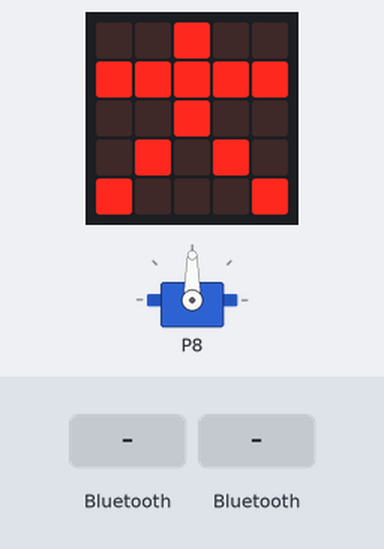
The program below on a simulated Calliope mini (MakeCode). Parts: the board's 5×5 LED display, servo. The test bench sets the inputs (shaded band). What the program prints to the serial console is not drawn.

Above: at 1.8 s.
1.9 s: "Blau" arrives over Bluetooth UART
At 4.2 s:
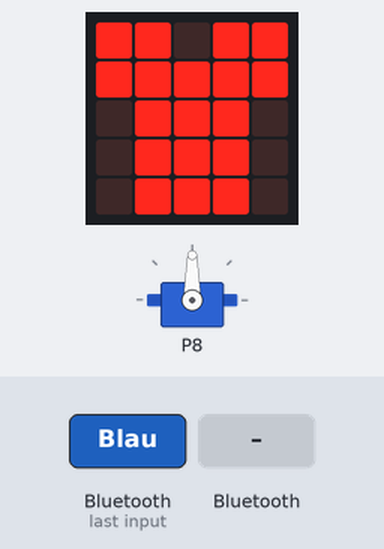
4.9 s: "Gruen" arrives over Bluetooth UART
At 7.6 s:
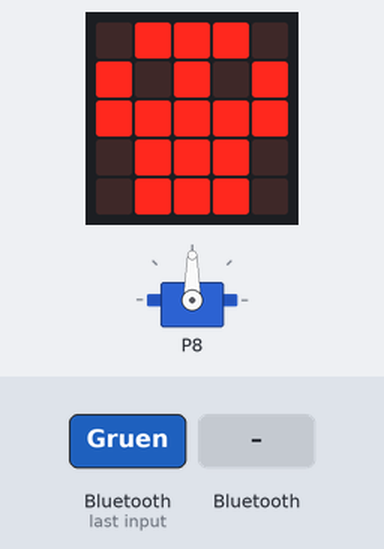
7.9 s: a phone connects over Bluetooth
At 8.7 s:
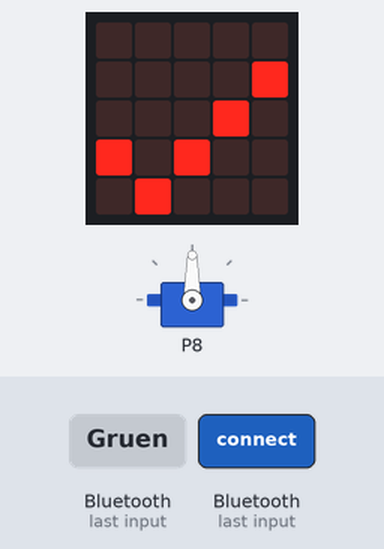
9.4 s: a phone disconnects over Bluetooth
At 9.9 s:
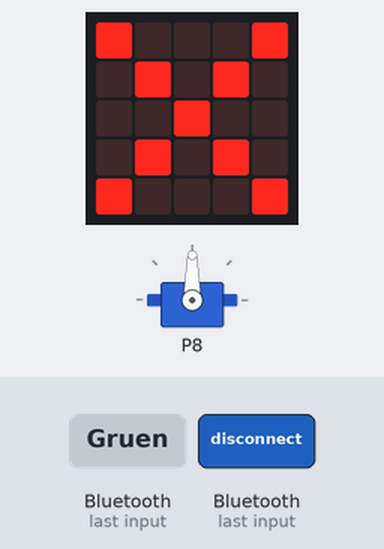
10.9 s: "Bg" arrives over Bluetooth UART
At 12.2 s:
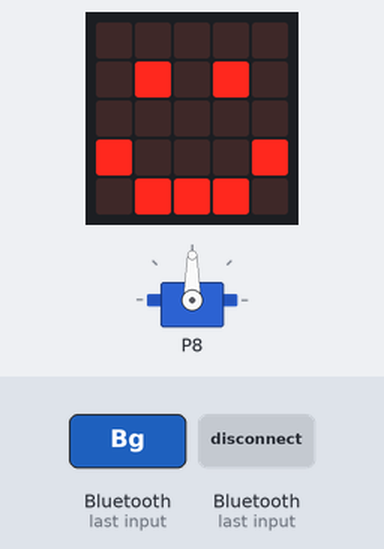
Timing chart, 0 to 13.4 s (numbered marks = the images above; inputs shaded):
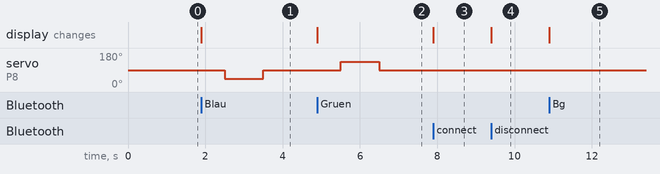

Measured:
- after the input at 1.9 s, servo on P8: 90° → 45° after 0.60 s, → 90° 1.0 s later; the display: changes at once (image 1)
- after the input at 4.9 s, servo on P8: 90° → 135° after 0.60 s, → 90° 1.0 s later; the display: changes at once (image 2)
- after the input at 7.9 s, the display: changes at once (image 3)
- after the input at 9.4 s, the display: changes at once (image 4)
- after the input at 10.9 s, the display: changes at once (image 5)

The program:

main.ts
```typescript
// Bluetooth-Status
bluetooth.onBluetoothConnected(function () {
    basic.showIcon(IconNames.Yes)
})
bluetooth.onBluetoothDisconnected(function () {
    basic.showIcon(IconNames.No)
})
// UART-Empfang und Motorsteuerung
bluetooth.onUartDataReceived(serial.delimiters(Delimiters.NewLine), function () {
    receivedString = bluetooth.uartReadUntil(serial.delimiters(Delimiters.NewLine))
    if (receivedString == "Blau") {
        basic.showIcon(IconNames.TShirt)
        // nach links kippen
        pins.servoWritePin(AnalogPin.C8, 45)
        basic.pause(1000)
        // zurück in die Mitte
        pins.servoWritePin(AnalogPin.C8, 90)
    }
    if (receivedString == "Gruen") {
        // falls du "weiß" sendest, entsprechend anpassen
        basic.showIcon(IconNames.Skull)
        // nach rechts kippen
        pins.servoWritePin(AnalogPin.C8, 135)
        basic.pause(1000)
        // zurück in die Mitte
        pins.servoWritePin(AnalogPin.C8, 90)
    }
    if (receivedString == "Bg") {
        // Hintergrund detektiert
        basic.showIcon(IconNames.Happy)
        // zurück zur Ausgangsposition
        pins.servoWritePin(AnalogPin.C8, 90)
    }
})
let receivedString = ""
// Initialisierung
bluetooth.startUartService()
bluetooth.uartWriteString("ready")
basic.showIcon(IconNames.StickFigure)
// Servo in Grundstellung
pins.servoWritePin(AnalogPin.C8, 90)
```

test.ts
```typescript
// Hier kann man Tests durchführen; diese Datei wird nicht kompiliert, wenn dieses Paket als Erweiterung verwendet wird.
```
